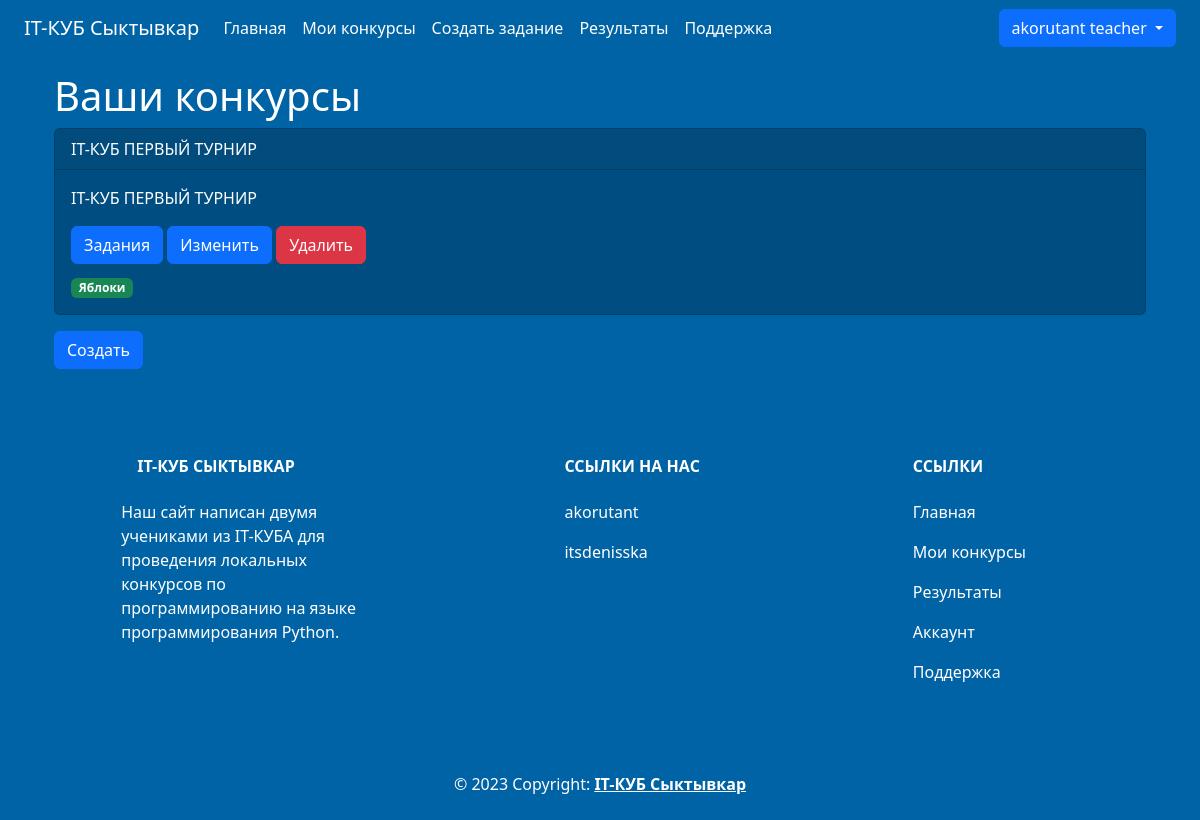
Before: /contests/teacher_list (signed in) with the older database file.
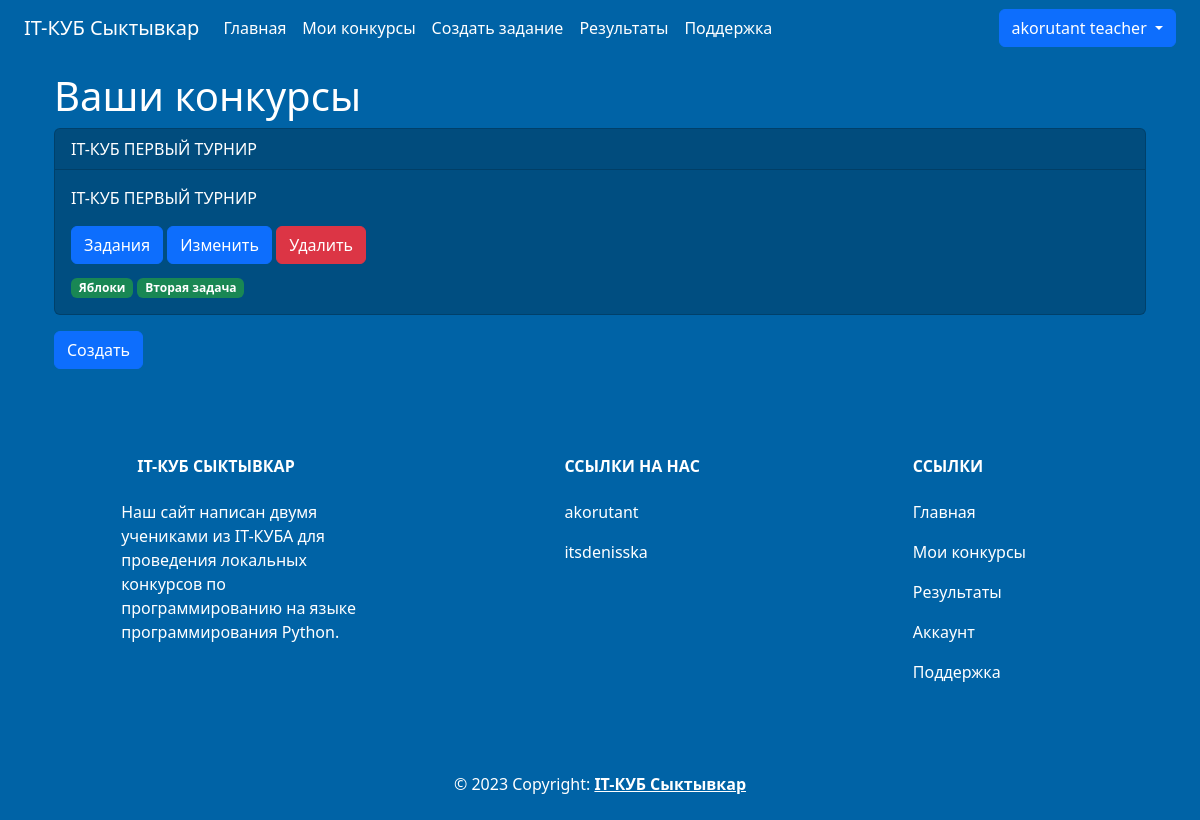
After: the same page with the newer database file.
### data/contests.py (models this page shows)
class Contest(SqlAlchemyBase):
    __tablename__ = "contests"
    id = sqlalchemy.Column(sqlalchemy.Integer,
                           primary_key=True, autoincrement=True)
    title = sqlalchemy.Column(sqlalchemy.String, nullable=False, unique=True)
    description = sqlalchemy.Column(sqlalchemy.String, nullable=False)
    author_id = sqlalchemy.Column(sqlalchemy.Integer,
                                  sqlalchemy.ForeignKey("teachers.user_id"))
    join_deadline = sqlalchemy.Column(sqlalchemy.DateTime, nullable=False)
    end_deadline = sqlalchemy.Column(sqlalchemy.DateTime, nullable=False)
    teacher = orm.relationship('Teacher')
    tasks = orm.relationship('Task', secondary='contest_to_task', backref='contest')
    contest_results = orm.relationship("ContestResults")

### data/tasks.py (models this page shows)
class Task(SqlAlchemyBase):
    __tablename__ = "tasks"
    id = sqlalchemy.Column(sqlalchemy.Integer,
                           primary_key=True, autoincrement=True)
    title = sqlalchemy.Column(sqlalchemy.String, nullable=False)
    description = sqlalchemy.Column(sqlalchemy.String, nullable=False)
    input = sqlalchemy.Column(sqlalchemy.String, nullable=False)
    output = sqlalchemy.Column(sqlalchemy.String, nullable=False)
    author_id = sqlalchemy.Column(sqlalchemy.Integer, sqlalchemy.ForeignKey("teachers.user_id"))
    teacher = orm.relationship("Teacher")
    contests = orm.relationship('Contest', secondary='contest_to_task', backref='task')

### main.py (the view)
@app.route("/contests/teacher_list")
@login_required
def contests_teacher():
    if current_user.job_title == "teacher":
        db_sess = db_session.create_session()
        contests_data = db_sess.query(Contest).filter(
            Contest.author_id == current_user.id).all()
        return render_template("teacher_contests.html",
                               title="Список конкурсов",
                               contests=contests_data)
    return redirect(url_for("index"))

### data/db_session.py (called while the page is built)
def create_session() -> Session:
    global __factory
    return __factory()

### main.py (called while the page is built)
@login_manager.user_loader
def load_user(user_id):
    db_sess = db_session.create_session()
    return db_sess.query(User).get(user_id)

### templates/teacher_contests.html
{% extends "base.html" %} {% block content %}
    {% if contests %}
<div class="container mt-3 text-white">
    <h1>Ваши конкурсы</h1>
    {% for contest in contests %}
        <div class="card card-background mb-3">
            <div class="card-header text-white">{{ contest.title }}</div>
            <div class="card-body text-white">
                <p class="card-text">{{ contest.description }}</p>
                <a class="btn btn-primary" href="{{ url_for('tasks', contest_id=contest.id) }}">Задания</a>
                <a class="btn btn-primary" href="{{ url_for('contests_edit', id=contest.id) }}">Изменить</a>
                <a class="btn btn-danger" href="{{ url_for('contest_delete', id=contest.id) }}">Удалить</a>
                <div style="margin-top: 10px;">
                {% for task in contest.tasks %}
                    <span class="badge bg-success">{{ task.title }}</span>
                {% endfor %}
                </div>
            </div>
        </div>
    {% endfor %}
    <a class="btn btn-primary" href="{{ url_for('contests_add') }}">Создать</a>
</div>
{% else %}
    <h1 class="text-white mt-5">Вы ещё не создали конкурсы</h1>
    <a class="btn btn-primary mt-1" href="{{ url_for('contests_add') }}">Создать</a>
{% endif %}
{% endblock %}

Changed rows visible on the page:
added Task: title "Вторая задача"
